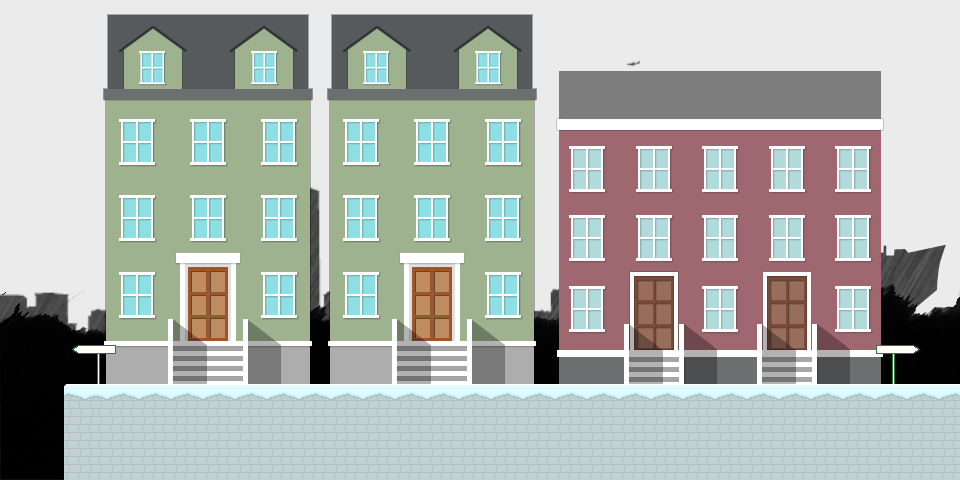

A 2D game scene composited from a Tiled map and its tileset images. What follows is a short description and the map's XML, with each tile layer's data collapsed to a summary:
An orthogonal 30x15 tile map with 32x32 px tiles, 2 tile layers (houses, ground), 4 tilesets, 1 image layer and 8 objects (2x travel, 2x enemySpawner).

<map version="1.0" orientation="orthogonal" renderorder="right-down" width="30" height="15" tilewidth="32" tileheight="32" backgroundcolor="#55aaff">
 <tileset firstgid="1" name="hobocalypse_tiles" tilewidth="32" tileheight="32">
  <image source="../img/map/hobocalypse_tiles.png" width="640" height="640" />
 </tileset>
 <tileset firstgid="401" name="house1" tilewidth="32" tileheight="32">
  <image source="../img/map/house1.png" width="224" height="416" />
 </tileset>
 <tileset firstgid="492" name="house2" tilewidth="32" tileheight="32">
  <image source="../img/map/house2.png" width="352" height="352" />
 </tileset>
 <tileset firstgid="613" name="sign" tilewidth="32" tileheight="32">
  <image source="../img/map/sign.png" width="64" height="64" />
 </tileset>
 <imagelayer name="background">
  <image source="../img/map/skyline1.png" />
  <properties>
   <property name="ratio" value="0.7" />
  </properties>
 </imagelayer>
 <layer name="houses" width="30" height="15">
  <data>[450 cells, 289 non-empty, 205 distinct tile ids]</data>
 </layer>
 <layer name="ground" width="30" height="15">
  <data>[450 cells, 92 non-empty, 7 distinct tile ids]</data>
 </layer>
 <objectgroup color="#ffd682" name="collision">
  <object x="0" y="384" width="960" height="96" />
  <object x="0" y="0" height="352" />
  <object x="0" y="0" width="64" height="384" />
  <object name="right_area02_left" type="travel" x="864" y="320" width="64" height="64" />
  <object x="928" y="0" width="32" height="384" />
  <object name="end" type="travel" x="64" y="320" width="64" height="64" />
 </objectgroup>
 <objectgroup color="#ff0000" name="enemies">
  <object name="enemySpawner" x="320" y="320" width="64" height="64" />
  <object name="enemySpawner" x="416" y="320" width="64" height="64" />
 </objectgroup>
</map>
